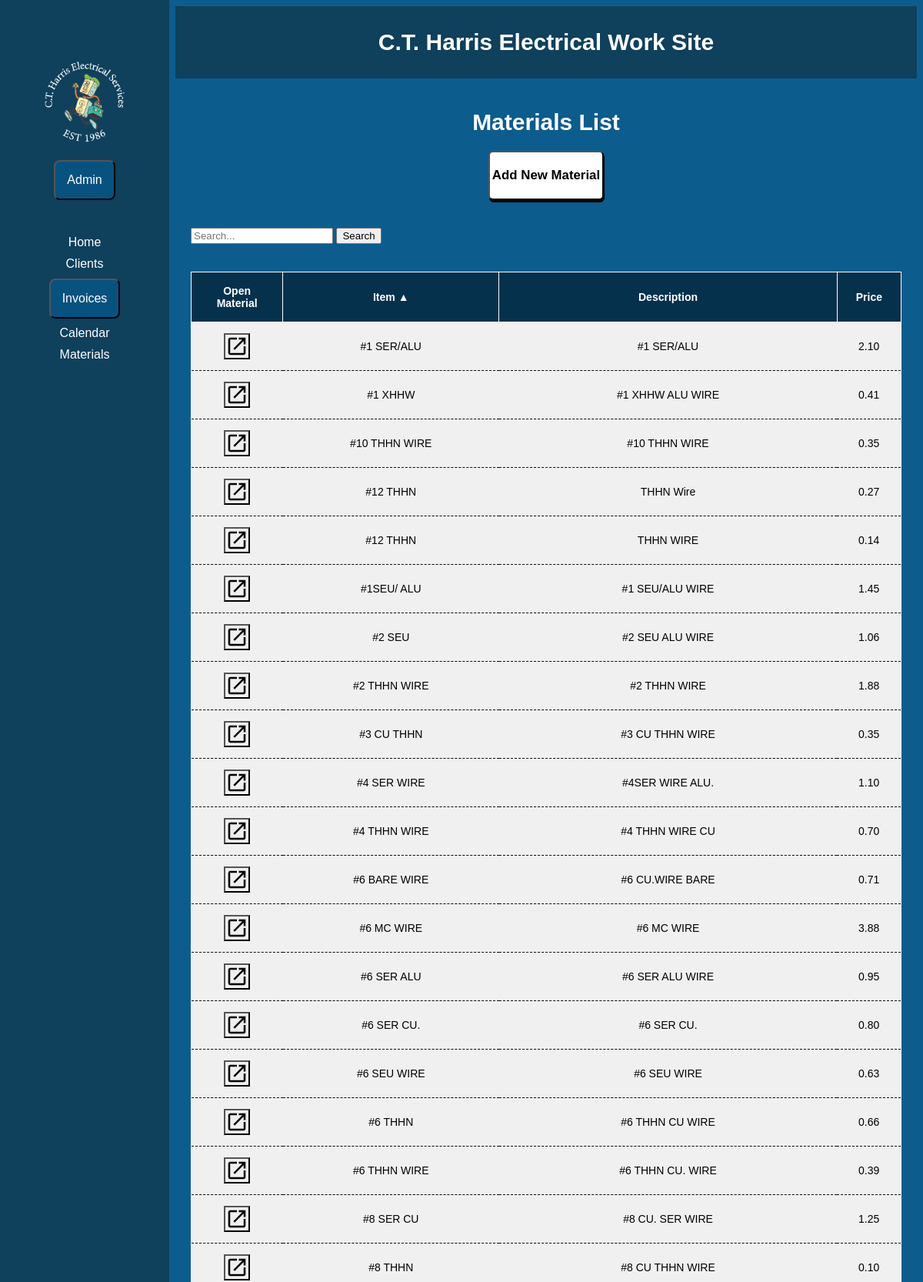
/materials/ (upper part), run on the app's committed database.
### core/models.py (models this page shows, shortened)
class Material(models.Model):
    item = models.CharField(max_length=100)
    description = models.TextField()
    price = models.DecimalField(max_digits=10, decimal_places=2)

### core/views.py (the view)
# urls.py: path('materials/',views.materials_list, name='materials_list'),
def materials_list(request):
    search_query = request.GET.get('search')
    if search_query:
        materials = Material.objects.filter(
            Q(item__icontains=search_query) |
            Q(description__icontains=search_query) |
            Q(price__icontains=search_query)
        )
    else:
        sort_by = request.GET.get('sort', 'item')
        current_order = request.session.get('current_sort_order', 'asc')
        if sort_by == request.session.get('last_sort_column'):
            current_order = 'desc' if current_order == 'asc' else 'asc'
        else:
            current_order = 'asc'
        request.session['last_sort_column'] = sort_by
        request.session['current_sort_order'] = current_order
        sort_by = f"-{sort_by}" if current_order == 'desc' else sort_by
        materials = Material.objects.all().order_by(sort_by)
    return render(request, 'materials.html', {'materials': materials})

### core/templates/materials.html (shortened to what this page needs)
{% extends 'base.html' %}
{% load static %}
{% block content %}
<head>
</head>
<body>
    <h1>Materials List </h1>
    <div style='display: flex; justify-content: space-around;'>
        <a href="{% url 'intake_material' %}"><button class='New_Button' text-align="left" ><h3> Add New Material </h3></button></a>
    </div>
    <br>
    <br>
    <form id="filter-form" method="get" action="{% url 'materials_list' %}">
        <input type="text" name="search" placeholder="Search...">
        <button type="submit">Search</button>
    </form>
    <br>
    <br>
    <table>
        <thead>
            <tr>
                <th> Open Material</th>
                <th><a href="?sort=item">
                    Item
                    {% if request.session.last_sort_column == "item" %}
                    {% if request.session.current_sort_order == "asc" %}
                        ▲
                    {% else %}
                        ▼
                    {% endif %}
                    {% endif %}
                    </a>
                </th>
                <th><a href="?sort=description">
                    Description
                    </a>
                </th>
                <th><a href="?sort=price">
                    Price
                    </a>
                </th>
            </tr>
        </thead>
        <tbody>
            {% for material in materials %}
            <tr id="material-{{ material.id }}" class="material-row">
                <td>
                    <a href="{% url 'materials_edit' material.id %}" class="fill-div">
                        <button class="button_OpenMaterial" style="background-image: url({% static '/Open_In_New_Icon.svg' %}); background-position: center; background-repeat: no-repeat; background-size: contain;">
                        </button>
                    </a>
                </td>
                <td>{{ material.item }}</td>
                <td>{{ material.description }}</td>
                <td>{{ material.price }}</td>
            </tr>
            {% endfor %}
        </tbody>
    </table>
</body>
{% endblock %}

### core/templates/base.html (style rules this page uses)
body { background-color: #0C5C8E; color: white; font-family: sans-serif; }
h1 { color: white; font-size: 30px; font-weight: bold; text-align: center; font-family: sans-serif; }
table { border-collapse: collapse; width:100%; background-color:rgb(05,49,77); border: 1px solid white; }
th,td { padding: 14px; text-align: left; border-bottom: 1px solid white; font-size: 14px; }
th { text-align: center; }
.New_Button { background-color: White; padding: 3px; color: black; border-radius: 6px; font-size: 90%; box-shadow: 1px 3px #000000; }

### core/templates/materials.html (style rules this page uses)
td { text-align:center; background-color: #f0f0f0; color: #000000; border-bottom: 1px dashed black; }
th { border-left: 1px solid white; }
th a { color: white; text-decoration: none; display: block; padding: 10px; }
.button_OpenMaterial { padding: 15px 15px; font-size: 15px; }

### data on the page
Material: item "#1 SER/ALU", description "#1 SER/ALU", price "2.10"
Material: item "#1 XHHW", description "#1 XHHW ALU WIRE", price "0.41"
Material: item "#10 THHN WIRE", description "#10 THHN WIRE", price "0.35"
Material: item "#12 THHN", description "THHN Wire", price "0.27"
Material: item "#12 THHN", description "THHN WIRE", price "0.14"
Material: item "#1SEU/ ALU", description "#1 SEU/ALU WIRE", price "1.45"
Material: item "#2 SEU", description "#2 SEU ALU WIRE", price "1.06"
Material: item "#2 THHN WIRE", description "#2 THHN WIRE", price "1.88"
Material: item "#3 CU THHN", description "#3 CU THHN WIRE", price "0.35"
Material: item "#4 SER WIRE", description "#4SER WIRE ALU.", price "1.10"
Material: item "#4 THHN WIRE", description "#4 THHN WIRE CU", price "0.70"
Material: item "#6 BARE WIRE", description "#6 CU.WIRE BARE", price "0.71"
Material: item "#6 MC WIRE", description "#6 MC WIRE", price "3.88"
Material: item "#6 SER ALU", description "#6 SER ALU WIRE", price "0.95"
Material: item "#6 SER CU.", description "#6 SER CU.", price "0.80"
Material: item "#6 SEU WIRE", description "#6 SEU WIRE", price "0.63"
Material: item "#6 THHN", description "#6 THHN CU WIRE", price "0.66"
Material: item "#6 THHN WIRE", description "#6 THHN CU. WIRE", price "0.39"
Material: item "#8 SER CU", description "#8 CU. SER WIRE", price "1.25"
Material: item "#8 THHN", description "#8 CU THHN WIRE", price "0.10"
